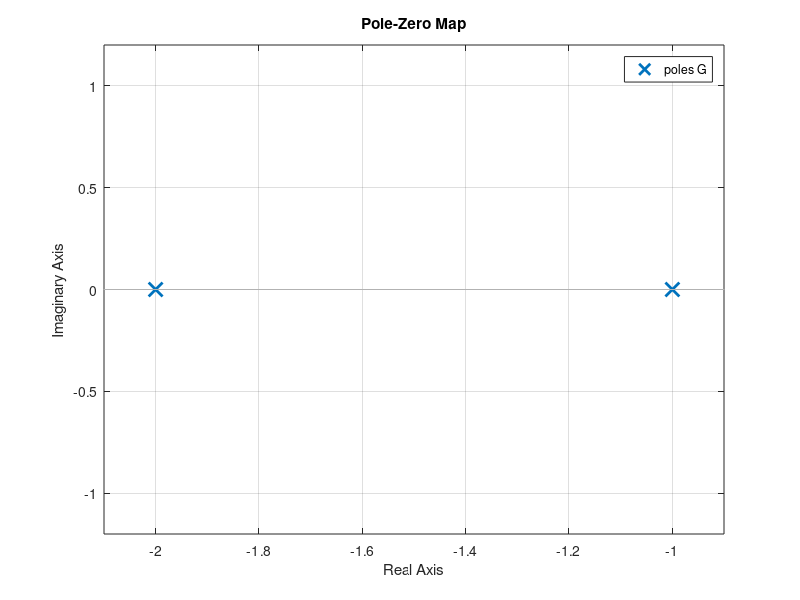

The MATLAB source for this figure:
clc
clear all

num = [1];
den = [1 3 2];

G = tf(num,den);

zeros = roots(num)
kutup = roots(den)

pzmap(G)
grid on
